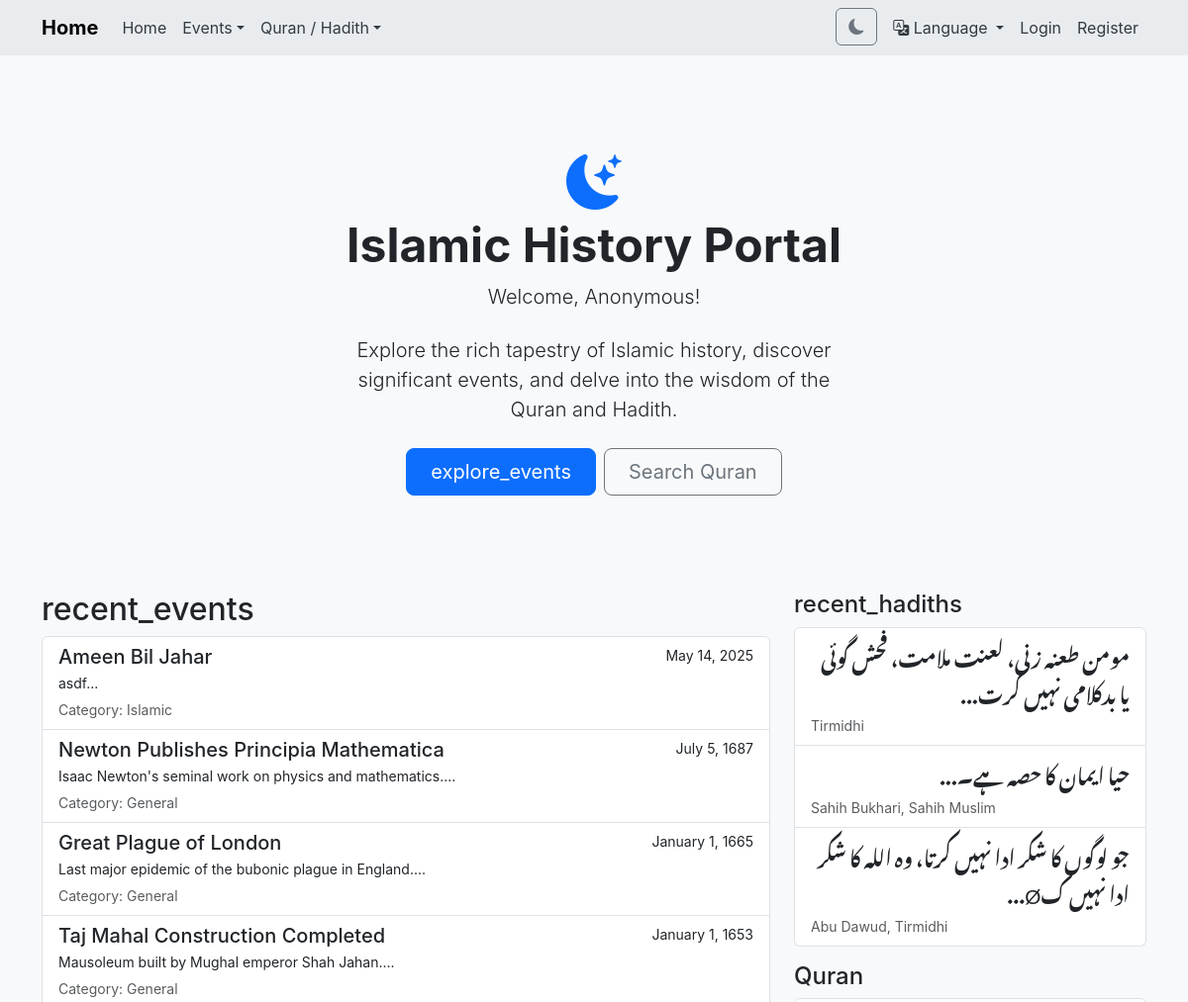
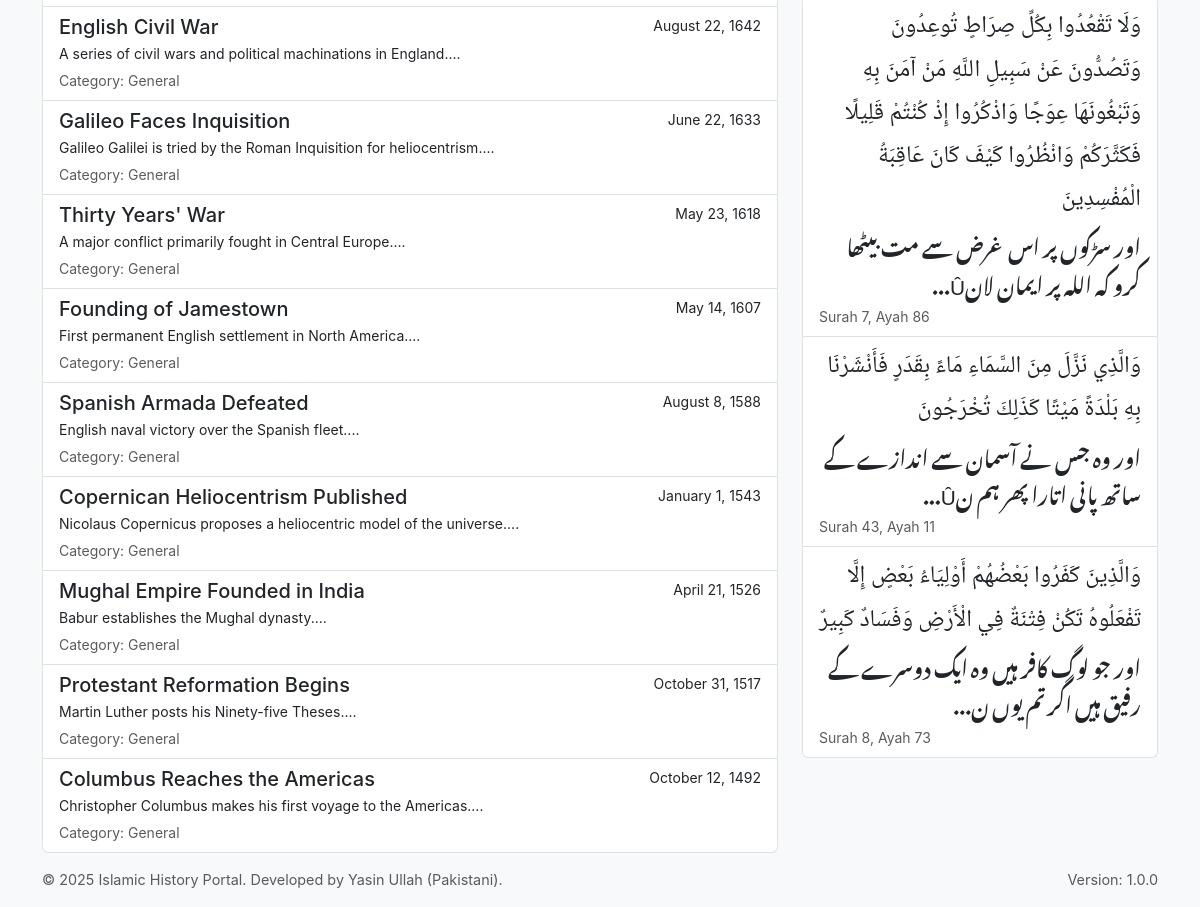
The page / on the database its author committed (2 pictures, top to bottom).
### tables this page shows
CREATE TABLE events (
        id INTEGER PRIMARY KEY AUTOINCREMENT,
        title_en TEXT NOT NULL,
        title_ur TEXT NOT NULL,
        description_en TEXT,
        description_ur TEXT,
        event_date DATE NOT NULL,
        category TEXT NOT NULL, -- 'islamic', 'general'
        latitude REAL,
        longitude REAL,
        user_id INTEGER NOT NULL,
        status TEXT NOT NULL DEFAULT 'pending', -- 'pending', 'approved', 'rejected'
        created_at DATETIME DEFAULT CURRENT_TIMESTAMP,
        approved_by INTEGER,
        approved_at DATETIME,
        FOREIGN KEY (user_id) REFERENCES users(id),
        FOREIGN KEY (approved_by) REFERENCES users(id)
    );

CREATE TABLE hadiths (
        id INTEGER PRIMARY KEY AUTOINCREMENT,
        text_en TEXT NOT NULL,
        text_ur TEXT NOT NULL,
        source_en TEXT,
        source_ur TEXT,
        narrator_en TEXT,
        narrator_ur TEXT,
        user_id INTEGER NOT NULL,
        status TEXT NOT NULL DEFAULT 'pending', -- 'pending', 'approved', 'rejected'
        created_at DATETIME DEFAULT CURRENT_TIMESTAMP,
        approved_by INTEGER,
        approved_at DATETIME,
        FOREIGN KEY (user_id) REFERENCES users(id),
        FOREIGN KEY (approved_by) REFERENCES users(id)
    );

### index.php (the view, shortened to what this page needs)
<?php
$db = null;
$current_user = null;
$current_lang = 'en';
function getDB() {
    global $db;
    if ($db === null) {
        try {
            $db = new PDO('sqlite:' . DB_FILE);
            $db->setAttribute(PDO::ATTR_ERRMODE, PDO::ERRMODE_EXCEPTION);
            $db->setAttribute(PDO::ATTR_DEFAULT_FETCH_MODE, PDO::FETCH_ASSOC);
            $db->exec('PRAGMA foreign_keys = ON;');
        } catch (PDOException $e) {
            error_log("Database Connection Error: " . $e->getMessage());
            die("Database connection failed. Please check server logs or contact the administrator.");
        }
    }
    return $db;
}
?>
<?php
function translate($key, ...$args) {
    global $translations, $current_lang;
    $lang_to_use = $current_lang;
    if (!isset($translations[$lang_to_use][$key])) {
        $lang_to_use = 'en';
        if (!isset($translations[$lang_to_use][$key])) {
            return $key;
        }
    }
    $text = $translations[$lang_to_use][$key];
    if (!empty($args)) {
        return vsprintf($text, $args);
    }
    return $text;
}
function t($key, ...$args) {
    return translate($key, ...$args);
}
function sanitize_input($data) {
    return htmlspecialchars(trim($data), ENT_QUOTES, 'UTF-8');
}
function isLoggedIn() {
    return isset($_SESSION['user_id']);
}
function getCurrentUser() {
    global $current_user;
    return $current_user;
}
function format_date_for_display($date_string) {
    try {
        $date = new DateTime($date_string);
        return $date->format('F j, Y');
    } catch (Exception $e) {
        return $date_string;
    }
}
$current_user = getCurrentUser();
function render_header($page_title) {
    global $current_lang, $current_user;
    $theme_class = isset($_COOKIE['theme']) && $_COOKIE['theme'] === 'dark' ? 'dark-mode' : 'light-mode';
    $html_attrs = 'lang="' . $current_lang . '"';
    $t_toggle_navigation = t('toggle_navigation');
    $t_home = t('home');
    $t_events = t('events');
    $t_islamic_events = t('islamic_events');
    $t_general_events = t('general_events');
    $t_all_events = t('all_events');
    $t_timeline = t('timeline');
    $t_map_view = t('map_view');
    $t_quran = t('quran');
    $t_hadith = t('hadith');
    $t_search_quran = t('search_quran');
    $t_search_hadith = t('search_hadith');
    $t_language = t('language');
    $t_english = t('english');
    $t_urdu = t('urdu');
    $t_profile_text = t('profile');
    $t_admin_panel_text = t('admin_panel');
    $t_logout_text = t('logout');
    $t_login_text = t('login');
    $t_register_text = t('register');
    $t_toggle_theme = t('toggle_theme');
    $t_unknown_user = t('unknown_user');
    $pq_lang_en = preserve_query_string('lang');
    $pq_lang_ur = preserve_query_string('lang');
    $add_event_link_html = '';
    $add_hadith_link_html = '';
    $bookmarks_link_html = '';
    $user_menu_html = '';
    if (isLoggedIn()) {
        $username_display = (isset($current_user) && is_array($current_user) && isset($current_user['username'])) ? sanitize_input($current_user['username']) : $t_unknown_user;
        $admin_panel_link_html = '';
        if (isAdmin() || isUlama()) {
            $admin_panel_link_html = '<li><a class="dropdown-item" href="index.php?page=admin_dashboard">' . $t_admin_panel_text . '</a></li>';
        }
        $user_menu_html = '
            <li class="nav-item dropdown">
                <a class="nav-link dropdown-toggle" href="#" id="userDropdown" role="button" data-bs-toggle="dropdown" aria-expanded="false">
                    <i class="bi bi-person-circle"></i> ' . $username_display . '
                </a>
                <ul class="dropdown-menu dropdown-menu-end" aria-labelledby="userDropdown">
                    <li><a class="dropdown-item" href="index.php?page=profile">' . $t_profile_text . '</a></li>
                    ' . $admin_panel_link_html . '
                    <li><hr class="dropdown-divider"></li>
                    <li><a class="dropdown-item" href="index.php?action=logout">' . $t_logout_text . '</a></li>
                </ul>
            </li>';
    } else {
        $user_menu_html = '
            <li class="nav-item"><a class="nav-link" href="index.php?page=login">' . $t_login_text . '</a></li>
            <li class="nav-item"><a class="nav-link" href="index.php?page=register">' . $t_register_text . '</a></li>';
    }
echo <<<HTML
<!DOCTYPE html>
<html {$html_attrs}>
<head>
    <title>{$page_title} - Yasin Islamic History Portal</title>
    <link href="https://cdn.jsdelivr.net/npm/bootstrap@5.3.2/dist/css/bootstrap.min.css" rel="stylesheet">
    <link rel="stylesheet" href="https://cdn.jsdelivr.net/npm/bootstrap-icons@1.11.3/font/bootstrap-icons.min.css">
    <link rel="stylesheet" href="https://unpkg.com/leaflet@1.9.4/dist/leaflet.css" />
</head>
<body class="{$theme_class}">
    <nav class="navbar navbar-expand-lg navbar-light bg-light mb-4">
        <div class="container">
            <a class="navbar-brand" href="index.php">{$page_title}</a>
            <button class="navbar-toggler" type="button" data-bs-toggle="collapse" data-bs-target="#navbarNav" aria-controls="navbarNav" aria-expanded="false" aria-label="{$t_toggle_navigation}">
            </button>
            <div class="collapse navbar-collapse" id="navbarNav">
                <ul class="navbar-nav me-auto mb-2 mb-lg-0">
                    <li class="nav-item"><a class="nav-link" href="index.php">{$t_home}</a></li>
                    <li class="nav-item dropdown">
                        <a class="nav-link dropdown-toggle" href="#" id="eventsDropdown" role="button" data-bs-toggle="dropdown" aria-expanded="false">{$t_events}</a>
                            <li><a class="dropdown-item" href="index.php?page=events&category=islamic">{$t_islamic_events}</a></li>
                            <li><a class="dropdown-item" href="index.php?page=events&category=general">{$t_general_events}</a></li>
                            <li><a class="dropdown-item" href="index.php?page=events">{$t_all_events}</a></li>
                            <li><a class="dropdown-item" href="index.php?page=timeline">{$t_timeline}</a></li>
                            <li><a class="dropdown-item" href="index.php?page=map_view">{$t_map_view}</a></li>
                            {$add_event_link_html}
                    </li>
                    <li class="nav-item dropdown">
                        <a class="nav-link dropdown-toggle" href="#" id="quranHadithDropdown" role="button" data-bs-toggle="dropdown" aria-expanded="false">{$t_quran} / {$t_hadith}</a>
                            <li><a class="dropdown-item" href="index.php?page=quran_search">{$t_search_quran}</a></li>
                            <li><a class="dropdown-item" href="index.php?page=hadith">{$t_search_hadith}</a></li>
                            {$add_hadith_link_html}
                    </li>
                    {$bookmarks_link_html}
                </ul>
                <ul class="navbar-nav ms-auto mb-2 mb-lg-0">
                    <li class="nav-item">
                        <button id="themeToggle" class="btn btn-outline-secondary me-2" title="{$t_toggle_theme}" aria-label="{$t_toggle_theme}">
                            <i class="bi bi-sun-fill light-mode-icon"></i><i class="bi bi-moon-fill dark-mode-icon"></i>
                        </button>
                    </li>
                    <li class="nav-item dropdown">
                        <a class="nav-link dropdown-toggle" href="#" id="languageDropdown" role="button" data-bs-toggle="dropdown" aria-expanded="false">
                            <i class="bi bi-translate"></i> {$t_language}
                        </a>
                            <li><a class="dropdown-item" href="?lang=en{$pq_lang_en}">{$t_english}</a></li>
                            <li><a class="dropdown-item" href="?lang=ur{$pq_lang_ur}">{$t_urdu}</a></li>
                    </li>
                    {$user_menu_html}
                </ul>
            </div>
        </div>
    </nav>
    <div class="container">
HTML;
}
function preserve_query_string($exclude_key = null) {
    return '';
}
function render_footer() {
    global $current_lang;
    $text_align_class = ($current_lang === 'ur') ? 'text-start' : 'text-end';
    $are_you_sure_js_string = htmlspecialchars(t('are_you_sure'), ENT_QUOTES, 'UTF-8');
    $current_year = date('Y');
    $site_name_const = SITE_NAME;
    $t_developer_info = t('developer_info');
    $t_version_info = t('version_info');
echo <<<HTML
    </div>
    <footer class="footer mt-auto py-3 bg-light">
        <div class="container">
            <div class="row">
                <div class="col-md-6 text-muted
HTML;
    echo ($current_lang === 'ur') ? 'text-end' : 'text-start';
echo <<<HTML
">
                    © {$current_year} {$site_name_const}. {$t_developer_info}
                </div>
                <div class="col-md-6 text-muted {$text_align_class}">
                    {$t_version_info}
                </div>
            </div>
HTML;
echo <<<HTML
        </div>
    </footer>
                const message = this.dataset.confirmMessage || '{$are_you_sure_js_string}';
</body>
</html>
HTML;
}
function render_home_page() {
    render_header(t('home'));
    $db = getDB();
    $stmt_events = $db->prepare("SELECT * FROM events WHERE status = 'approved' ORDER BY event_date DESC LIMIT 13");
    $stmt_events->execute();
    $recent_events = $stmt_events->fetchAll();
    $stmt_hadiths = $db->prepare("SELECT * FROM hadiths WHERE status = 'approved' ORDER BY created_at DESC LIMIT 3");
    $stmt_hadiths->execute();
    $recent_hadiths = $stmt_hadiths->fetchAll();
    $stmt_ayahs = $db->query("SELECT * FROM ayahs ORDER BY RANDOM() LIMIT 3");
    $random_ayahs = $stmt_ayahs->fetchAll();
    ?>
    <div class="px-4 py-5 my-5 text-center">
        <i class="bi bi-moon-stars-fill display-4 text-primary"></i>
        <h1 class="display-5 fw-bold"><?php echo t('site_title'); ?></h1>
        <div class="col-lg-6 mx-auto">
            <p class="lead mb-4"><?php echo t('welcome_user', isLoggedIn() ? sanitize_input(getCurrentUser()['username']) : t('anonymous')); ?></p>
            <p class="lead mb-4">Explore the rich tapestry of Islamic history, discover significant events, and delve into the wisdom of the Quran and Hadith.</p>
            <div class="d-grid gap-2 d-sm-flex justify-content-sm-center">
                <a href="index.php?page=events" class="btn btn-primary btn-lg px-4 gap-3"><?php echo t('explore_events'); ?></a>
                <a href="index.php?page=quran_search" class="btn btn-outline-secondary btn-lg px-4"><?php echo t('search_quran'); ?></a>
            </div>
        </div>
    </div>
    <div class="row">
        <div class="col-md-<?php echo (count($recent_hadiths) > 0 || count($random_ayahs) > 0) ? '8' : '12'; ?>">
            <h2><?php echo t('recent_events'); ?></h2>
            <?php if (!empty($recent_events)): ?>
                <div class="list-group">
                    <?php foreach ($recent_events as $event): ?>
                        <a href="index.php?page=view_event&id=<?php echo $event['id']; ?>" class="list-group-item list-group-item-action">
                            <div class="d-flex w-100 justify-content-between">
                                <h5 class="mb-1"><?php echo sanitize_input(t_dynamic($event['title_en'], $event['title_ur'])); ?></h5>
                                <small><?php echo format_date_for_display($event['event_date']); ?></small>
                            </div>
                            <p class="mb-1 small"><?php echo substr(sanitize_input(t_dynamic($event['description_en'], $event['description_ur'])), 0, 150); ?>...</p>
                            <small class="text-muted"><?php echo t('category'); ?>: <?php echo t('event_category_' . $event['category']); ?></small>
                        </a>
                    <?php endforeach; ?>
                </div>
            <?php else: ?>
                <p><?php echo t('no_items_found'); ?></p>
            <?php endif; ?>
        </div>
        <?php if (count($recent_hadiths) > 0 || count($random_ayahs) > 0): ?>
        <div class="col-md-4">
            <?php if (!empty($recent_hadiths)): ?>
            <h4 class="mt-4 mt-md-0"><?php echo t('recent_hadiths'); ?></h4>
            <div class="list-group mb-3">
                <?php foreach ($recent_hadiths as $hadith): ?>
                <a href="index.php?page=view_hadith&id=<?php echo $hadith['id']; ?>" class="list-group-item list-group-item-action">
                    <p class="mb-1 small urdu-text"><?php echo substr(sanitize_input($hadith['text_ur']), 0, 100); ?>...</p>
                    <small class="text-muted"><?php echo sanitize_input(t_dynamic($hadith['source_en'], $hadith['source_ur'])); ?></small>
                </a>
                <?php endforeach; ?>
            </div>
            <?php endif; ?>
            <?php if (!empty($random_ayahs)): ?>
            <h4 class="mt-4 mt-md-0"><?php echo t('quran'); ?></h4>
            <div class="list-group">
                <?php foreach ($random_ayahs as $ayah): ?>
                <a href="index.php?page=quran_search&query=<?php echo $ayah['surah_number'].':'.$ayah['ayah_number']; ?>" class="list-group-item list-group-item-action">
                    <p class="mb-1 arabic-text"><?php echo sanitize_input($ayah['arabic_text']); ?></p>
                    <p class="mb-1 small urdu-text"><?php echo substr(sanitize_input($ayah['urdu_translation']), 0, 100); ?>...</p>
                    <small class="text-muted"><?php echo t('surah'); ?> <?php echo $ayah['surah_number']; ?>, <?php echo t('ayah'); ?> <?php echo $ayah['ayah_number']; ?></small>
                </a>
                <?php endforeach; ?>
            </div>
            <?php endif; ?>
        </div>
        <?php endif; ?>
    </div>
    <?php
    render_footer();
}
    ?>
    <?php
function t_dynamic($en_text, $ur_text) {
    global $current_lang;
    return ($current_lang === 'ur' && !empty($ur_text)) ? $ur_text : $en_text;
}
    ?>
    <?php
$page = isset($_GET['page']) ? $_GET['page'] : 'home';
switch ($page) {
    case 'home':
        render_home_page();
        break;
}
?>

### index.php (style rules this page uses)
body { font-family: -apple-system, BlinkMacSystemFont, "Segoe UI", Roboto, "Helvetica Neue", Arial, sans-serif; transition: background-color 0.3s, color 0.3s; }
.arabic-text { font-family: 'Noto Naskh Arabic', Arial, sans-serif; font-size: 1.5em; direction: rtl; line-height: 1.8; }
.urdu-text { font-family: 'Noto Nastaliq Urdu', Arial, sans-serif; font-size: 1.3em; direction: rtl; line-height: 1.8; }
.light-mode { background-color: #f8f9fa; color: #212529; }
.light-mode .navbar { background-color: #e9ecef !important; }
.light-mode .list-group-item { background-color: #fff; }
.light-mode .btn-outline-secondary { color: #6c757d; border-color: #6c757d; }
.light-mode .nav-link { color: #343a40; }
.navbar-brand { font-weight: bold; }
.footer { padding: 1rem 0; text-align: center; font-size: 0.9em; }

### rows shown on the page
events: title_en "Ameen Bil Jahar", event_date "May 14, 2025", description_en "asdf", category "Islamic"
events: title_en "Newton Publishes Principia Mathematica", event_date "July 5, 1687", description_en "Isaac Newton's seminal work on physics and mathematics.", category "General"
events: title_en "Great Plague of London", event_date "January 1, 1665", description_en "Last major epidemic of the bubonic plague in England.", category "General"
events: title_en "Taj Mahal Construction Completed", event_date "January 1, 1653", description_en "Mausoleum built by Mughal emperor Shah Jahan.", category "General"
events: title_en "English Civil War", event_date "August 22, 1642", description_en "A series of civil wars and political machinations in England.", category "General"
events: title_en "Galileo Faces Inquisition", event_date "June 22, 1633", description_en "Galileo Galilei is tried by the Roman Inquisition for heliocentrism.", category "General"
events: title_en "Thirty Years' War", event_date "May 23, 1618", description_en "A major conflict primarily fought in Central Europe.", category "General"
events: title_en "Founding of Jamestown", event_date "May 14, 1607", description_en "First permanent English settlement in North America.", category "General"
events: title_en "Spanish Armada Defeated", event_date "August 8, 1588", description_en "English naval victory over the Spanish fleet.", category "General"
events: title_en "Copernican Heliocentrism Published", event_date "January 1, 1543", description_en "Nicolaus Copernicus proposes a heliocentric model of the universe.", category "General"
events: title_en "Mughal Empire Founded in India", event_date "April 21, 1526", description_en "Babur establishes the Mughal dynasty.", category "General"
events: title_en "Protestant Reformation Begins", event_date "October 31, 1517", description_en "Martin Luther posts his Ninety-five Theses.", category "General"
events: title_en "Columbus Reaches the Americas", event_date "October 12, 1492", description_en "Christopher Columbus makes his first voyage to the Americas.", category "General"
hadiths: text_ur "مومن طعنہ زنی، لعنت ملامت، فحش گوئی یا بدکلامی نہیں کرت", source_en "Tirmidhi"
hadiths: text_ur "حیا ایمان کا حصہ ہے۔", source_en "Sahih Bukhari, Sahih Muslim"
hadiths: text_ur "جو لوگوں کا شکر ادا نہیں کرتا، وہ اللہ کا شکر ادا نہیں کØ", source_en "Abu Dawud, Tirmidhi"

### other values the page prints
$page_title "Home"
$t_home "Home"
$t_events "Events"
$t_quran "Quran"
$t_hadith "Hadith"
$t_language "Language"
$t_login_text "Login"
$t_register_text "Register"
t('site_title') "Islamic History Portal"
t('explore_events') "explore_events"
t('search_quran') "Search Quran"
t('recent_events') "recent_events"
t('recent_hadiths') "recent_hadiths"
t('quran') "Quran"
substr(sanitize_input($ayah['urdu_translation']), 0, 100) "اور سڑکوں پر اس غرض سے مت بیٹھا کرو کہ اللہ پر ایمان لانÛ"
